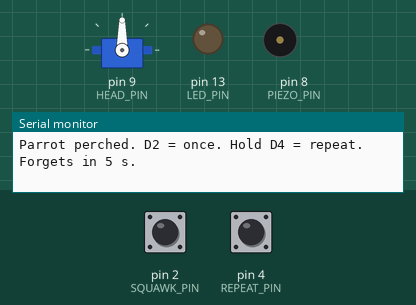
Bench run of a sketch on a simulated Arduino Nano, built with avr-gcc and run on an emulated ATmega328P. Parts: servo, output pins drawn as LEDs (lit = HIGH), buzzer (waves = sounding), the last lines printed to the serial monitor. Dashed ring = blinking. The inputs (shaded band) are chosen by the test bench; at power-on: pin 2 (SQUAWK_PIN) HIGH, pin 4 (REPEAT_PIN) HIGH.

Above: at 1.6 s.
1.7 s: pin 2 (SQUAWK_PIN) pulled LOW for 0.15 s
At 1.94 s:
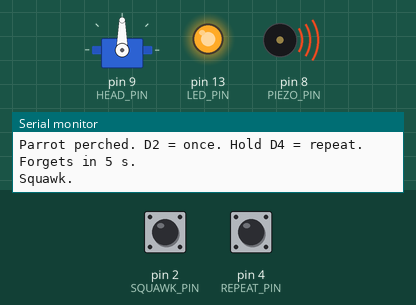
At 2.59 s:
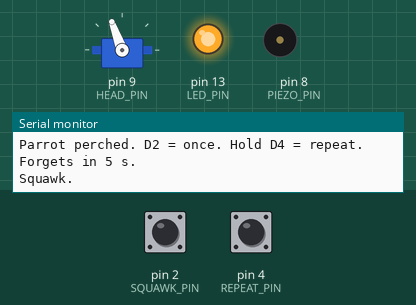
4.7 s: pin 4 (REPEAT_PIN) pulled LOW for 0.15 s
At 4.96 s:
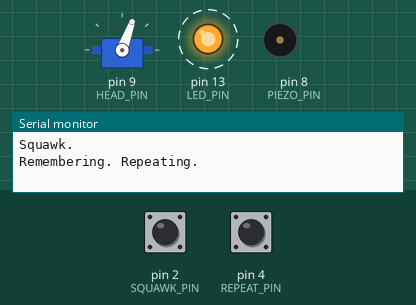
7.8 s: pin 4 (REPEAT_PIN) pulled LOW for 3.2 s
Timing chart, 0 to 17.4 s (numbered marks = the images above; inputs shaded):
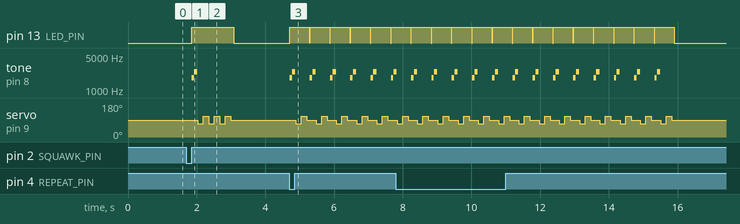

Measured:
- after the input at 1.7 s, pin 13 (LED_PIN): LOW → HIGH after 0.15 s, → LOW 1.2 s later; tone on pin 8 (PIEZO_PIN): silent → 1800 Hz after 0.15 s, → silent 0.07 s later, → 2400 Hz 0.01 s later, → silent 0.09 s later; servo on pin 9 (HEAD_PIN): 90° → 70° after 0.33 s, then repeats every 0.32 s: 110° 0.16 s, 70° 0.16 s, until it stays 90° from 3.0 s
- after the input at 4.7 s, pin 13 (LED_PIN): alternates HIGH for 0.58 s and LOW for 0.01 s, starting at once; tone on pin 8 (PIEZO_PIN): silent → 1800 Hz at once, then repeats every 0.59 s: silent 0.01 s, 2400 Hz 0.09 s, silent 0.42 s, 1800 Hz 0.07 s

The sketch:

shoulder-parrot.ino
```cpp
/*
  Shoulder parrot — clamp-on, head bob, chirp, NO BITE

  BOARD: Arduino Nano (same as the feeder)
  Foam parrot on a spring clamp. Head nods. Beak does not snap.

  SQUAWK button  D2   short press = one bob + chirp
  REPEAT button  D4   HOLD = keep repeating that squawk.
                      Let go: it still repeats for 5 seconds,
                      then it FORGETS and goes quiet.

  SOUND
  -----
  Piezo buzzer / tiny speaker:
    +  → D8
    −  → GND
  (optional 100 Ω in series if it is too loud or draws a lot)

  1 SERVO
  -------
  Head   D9   nods YES. No bite servo. Clamp FABRIC only.

  MOUNT
  -----
  Same as before. Put REPEAT where YOUR thumb is, not in
  someone else's face. Nano + bank on the clamp.

  WIRING
  ------
  Head servo   orange → D9   brown → GND   red → 5V pack
  Share GND with the Nano.

  Squawk btn   D2 → button → GND
  Repeat btn   D4 → button → GND
  Piezo        D8 → buzzer → GND
  LED          D13 on while it squawks
*/

#include <Servo.h>

const int SQUAWK_PIN = 2;
const int REPEAT_PIN = 4;
const int PIEZO_PIN  = 8;
const int HEAD_PIN   = 9;
const int LED_PIN    = 13;

const int HEAD_DOWN = 70;
const int HEAD_UP   = 110;
const int HEAD_REST = 90;

const int BOB_MS = 160;
const unsigned long FORGET_MS = 5000;

Servo head;

bool squawkWasDown = false;
unsigned long lastRepeatHeldMs = 0;
bool remembering = false;

void setup() {
  pinMode(SQUAWK_PIN, INPUT_PULLUP);
  pinMode(REPEAT_PIN, INPUT_PULLUP);
  pinMode(LED_PIN, OUTPUT);
  digitalWrite(LED_PIN, LOW);
  noTone(PIEZO_PIN);

  Serial.begin(9600);
  delay(200);

  parkHead();
  Serial.println("Parrot perched. D2 = once. Hold D4 = repeat. Forgets in 5 s.");
}

void loop() {
  handleSquawkButton();
  handleRepeatButton();
  handleMemory();
  delay(10);
}

void handleSquawkButton() {
  bool down = digitalRead(SQUAWK_PIN) == LOW;

  if (!down && squawkWasDown) {
    Serial.println("Squawk.");
    squawk(3);
  }
  squawkWasDown = down;
}

void handleRepeatButton() {
  if (digitalRead(REPEAT_PIN) == LOW) {
    lastRepeatHeldMs = millis();
    if (!remembering) {
      Serial.println("Remembering. Repeating.");
    }
    remembering = true;
  }
}

void handleMemory() {
  if (!remembering) return;

  bool held = digitalRead(REPEAT_PIN) == LOW;
  if (!held && millis() - lastRepeatHeldMs >= FORGET_MS) {
    Serial.println("Forgot.");
    remembering = false;
    parkHead();
    noTone(PIEZO_PIN);
    return;
  }

  squawk(1);
}

void squawk(int nods) {
  digitalWrite(LED_PIN, HIGH);
  chirp();
  head.attach(HEAD_PIN);
  for (int i = 0; i < nods; i++) {
    head.write(HEAD_DOWN);
    delay(BOB_MS);
    head.write(HEAD_UP);
    delay(BOB_MS);
  }
  head.write(HEAD_REST);
  delay(80);
  head.detach();
  digitalWrite(LED_PIN, LOW);
}

void chirp() {
  tone(PIEZO_PIN, 1800, 70);
  delay(80);
  tone(PIEZO_PIN, 2400, 90);
  delay(100);
  noTone(PIEZO_PIN);
}

void parkHead() {
  head.attach(HEAD_PIN);
  head.write(HEAD_REST);
  delay(200);
  head.detach();
}
```
